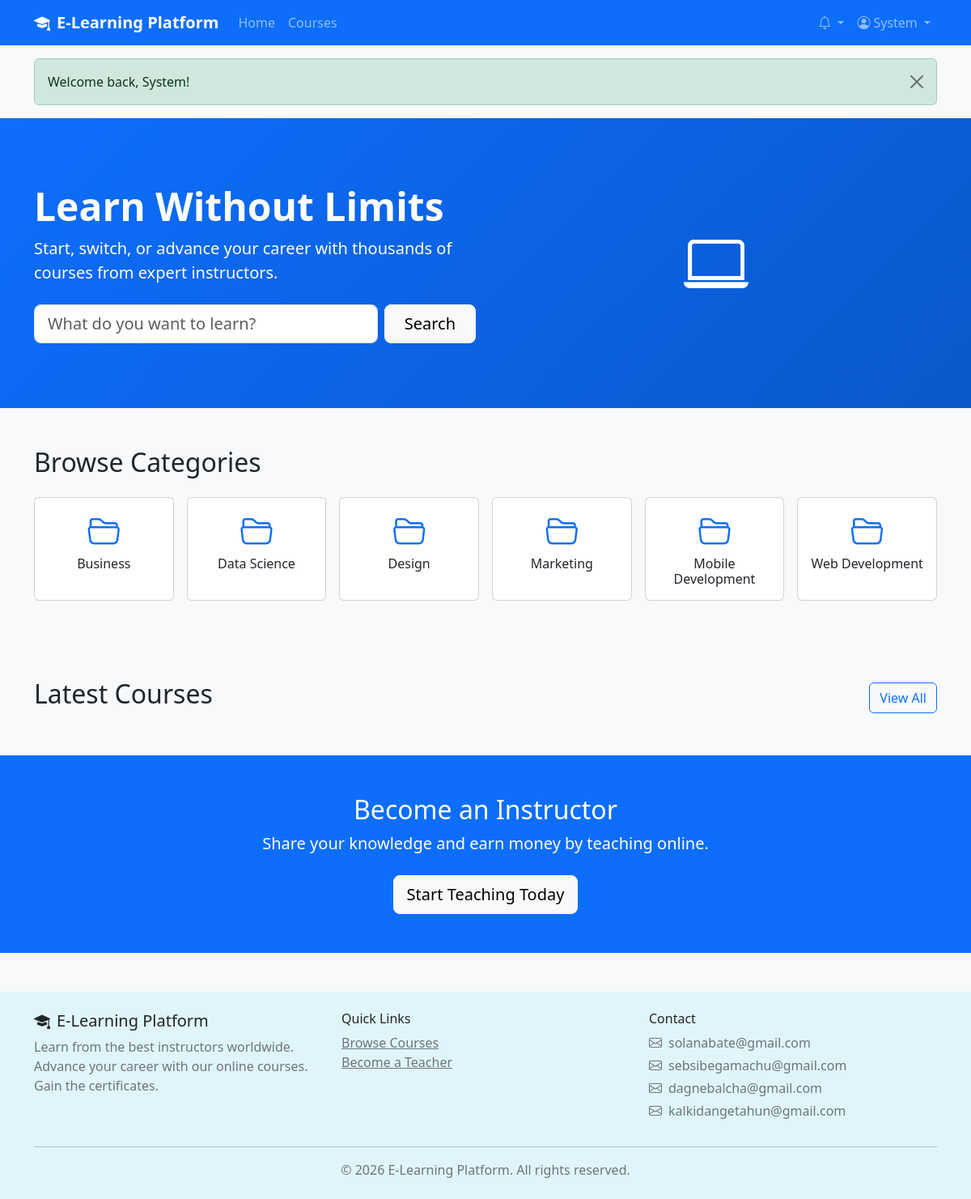
The page / (signed in) on the database its author committed.
### tables this page shows
CREATE TABLE categories (
    id INT PRIMARY KEY AUTO_INCREMENT,
    name VARCHAR(100) NOT NULL,
    slug VARCHAR(100) UNIQUE NOT NULL,
    description TEXT,
    created_at TIMESTAMP DEFAULT CURRENT_TIMESTAMP
);

### classes/Course.php (called while the page is built, shortened)
<?php
class Course {
    private $conn;
    public function __construct() {
        $db = new Database();
        $this->conn = $db->connect();
    }
    public function getCategories() {
        $result = $this->conn->query("SELECT * FROM categories ORDER BY name");
        return $result ? $result->fetch_all(MYSQLI_ASSOC) : [];
    }
}

### config/database.php (called while the page is built, shortened)
<?php
class Database {
    public function connect() {
        $this->conn = new mysqli(DB_HOST, DB_USER, DB_PASS, DB_NAME);
        $this->conn->set_charset("utf8mb4");
        return $this->conn;
    }
}
?>

### index.php (the view, shortened to what this page needs)
<?php
require_once 'includes/header.php';
require_once 'classes/Course.php';
$course = new Course();
$categories = $course->getCategories();
?>
<main>
    <section class="hero-section">
        <div class="container">
            <div class="row align-items-center">
                <div class="col-lg-6">
                    <h1>Learn Without Limits</h1>
                    <p class="lead mb-4">Start, switch, or advance your career with thousands of courses from expert instructors.</p>
                    <form action="courses.php" method="GET" class="d-flex gap-2">
                        <input type="text" name="search" class="form-control form-control-lg" placeholder="What do you want to learn?">
                        <button type="submit" class="btn btn-light btn-lg px-4">Search</button>
                    </form>
                </div>
                <div class="col-lg-6 text-center d-none d-lg-block">
                    <i class="bi bi-laptop display-1"></i>
                </div>
            </div>
        </div>
    </section>
    <section class="py-5">
        <div class="container">
            <h2 class="mb-4">Browse Categories</h2>
            <div class="row g-3">
                <?php foreach ($categories as $cat): ?>
                <div class="col-6 col-md-4 col-lg-2">
                    <a href="courses.php?category=<?= $cat['id'] ?>" class="card text-decoration-none h-100">
                        <div class="card-body text-center">
                            <i class="bi bi-folder2-open display-6 text-primary"></i>
                            <h6 class="mt-2 mb-0"><?= htmlspecialchars($cat['name']) ?></h6>
                        </div>
                    </a>
                </div>
                <?php endforeach; ?>
            </div>
        </div>
    </section>
    <section class="py-5">
        <div class="container">
            <div class="d-flex justify-content-between align-items-center mb-4">
                <h2>Latest Courses</h2>
                <a href="courses.php" class="btn btn-outline-primary">View All</a>
            </div>
        </div>
    </section>
    <section class="py-5 bg-primary text-white">
        <div class="container text-center">
            <h2>Become an Instructor</h2>
            <p class="lead mb-4">Share your knowledge and earn money by teaching online.</p>
            <a href="register.php?role=teacher" class="btn btn-light btn-lg">Start Teaching Today</a>
        </div>
    </section>
</main>
<?php require_once 'includes/footer.php'; ?>

### elearning/assets/css/style.css (style rules this page uses)
:root { --primary-color: #0d6efd; --secondary-color: #6c757d; --success-color: #198754; --warning-color: #ffc107; }
body { font-family: 'Segoe UI', Tahoma, Geneva, Verdana, sans-serif; background-color: #f8f9fa; min-height: 100vh; display: flex; flex-direction: column; }
main { flex: 1; }
.hero-section { background: linear-gradient(135deg, #0d6efd 0%, #0a58ca 100%); color: white; padding: 80px 0; }
.hero-section h1 { font-size: 3rem; font-weight: 700; }

### rows shown on the page
categories: name "Business"
categories: name "Data Science"
categories: name "Design"
categories: name "Marketing"
categories: name "Mobile Development"
categories: name "Web Development"

### other values the page prints
SITE_NAME "E-Learning Platform"
$_SESSION['user_name'] "System"
$flash['message'] "Welcome back, System!"
